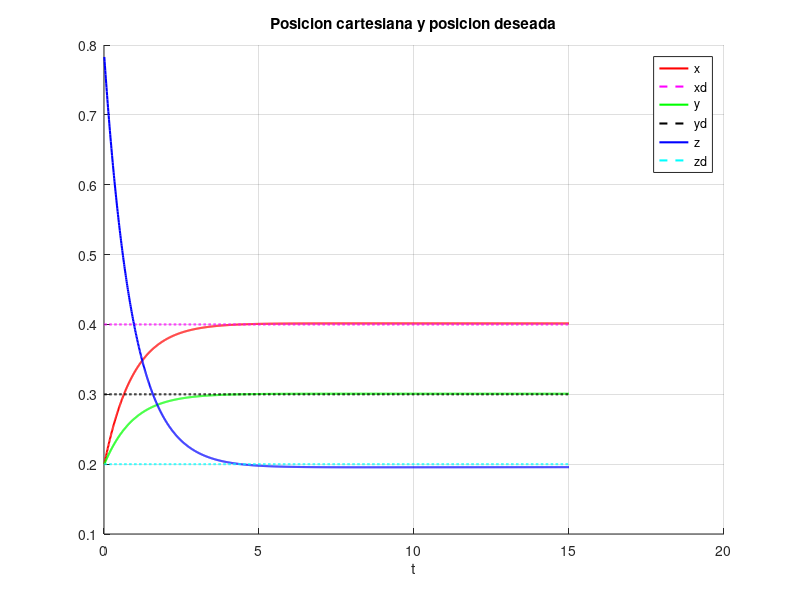
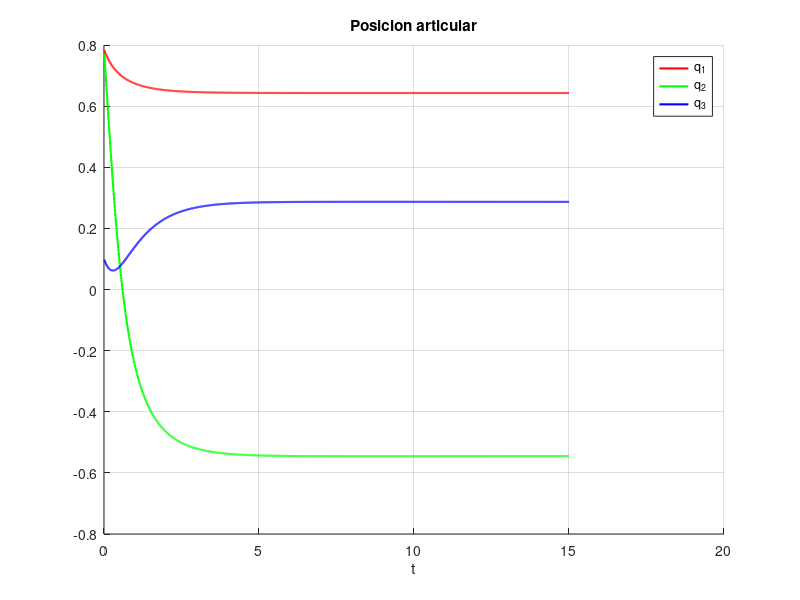
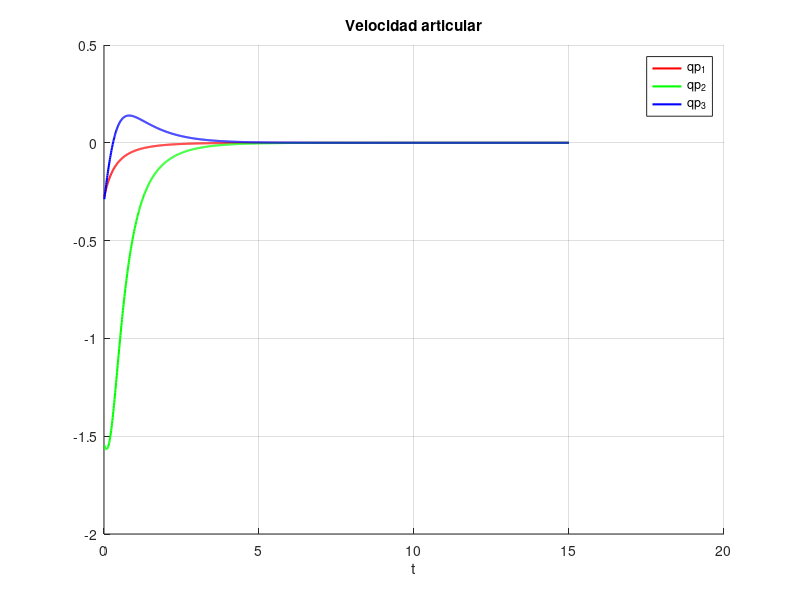
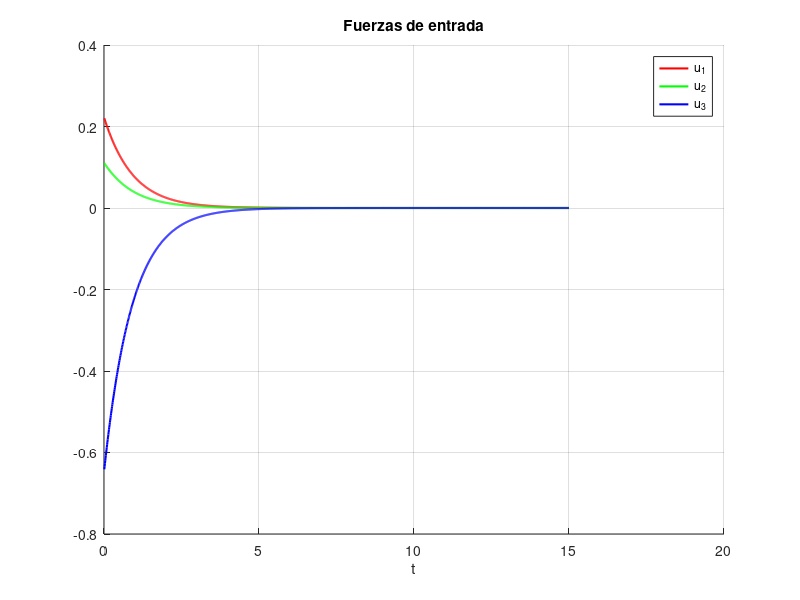

Write the MATLAB code that produced these figures, in order.
close all; 
clear; clc;

x_d = [0.4 0.3 0.2]'; % Posicion cartesiana deseada
q = [pi/4 pi/4 0.1]'; % Posicion articular inicial
u = [0 0 0]'; % Fuerza externa

% Ganancias
kp = [1 1 1]'; % Ganancias proporcionales
ki = [0.01 0.01 0.01]'; % Ganancias integrales
kd = [0.001 0.001 0.001]'; % Ganancias derivativas

% Errores PID
ep = [0 0 0]'; % P
ei = ep; % I
ed = ep; % D
e_old = ep; % Error en paso anterior

t = 0.01; % Tiempo de integracion
S = 15; % Tiempo total de simulacion

% Manipulador
l_1 = 0.5;
l_2 = 0.3;

% Matrices de transformacion
T_01 = @(q) [cos(q(1)) 0 sin(q(1)) 0; sin(q(1)) 0 -cos(q(1)) 0; 0 1 0 l_1; 0 0 0 1];
T_12 = @(q) [cos(q(2)) -sin(q(2)) 0 l_2*cos(q(2)); sin(q(2)) cos(q(2)) 0 l_2*sin(q(2)); 0 0 1 0; 0 0 0 1];
T_23 = @(q) [1 0 0 q(3); 0 1 0 0; 0 0 1 0; 0 0 0 1];

% Matriz Jacobiana
J = @(q) [-(q(3)+l_2)*sin(q(1))*cos(q(2)) -(q(3)+l_2)*cos(q(1))*sin(q(2)) cos(q(1))*cos(q(2));
          (q(3)+l_2)*cos(q(1))*cos(q(2)) -(q(3)+l_2)*sin(q(1))*sin(q(2)) cos(q(2))*sin(q(1));
          0 (q(3)+l_2)*cos(q(2)) sin(q(2))];
      
% Matrices para graficas
q_plot = zeros(3, S / t);
qp_plot = zeros(3, S / t);
x_plot = zeros(3, S / t);
xd_plot = zeros(3, S / t);
u_plot = zeros(3, S / t);
time = t : t : S; % Vector de tiempo      
      
% Simulacion
for i = 1 : S/t
    % Calcular posicion cartesiana
    T_03 = T_01(q) * T_12(q) * T_23(q);
    x = T_03(1:3, 4);
    
    % Calcular errores
    ep = x_d - x; % Proporcional
    ei = ei + ep * t; % Integral
    ed = (ep - e_old)/t; % Derivativa
    
    % Fuerza de entrada (salida de red)
    u =  kp.*ep + ki.*ei + kd.*ed;
    
    % Calcular velocidad y posicion articular
    q_p = pinv(J(q))*u;
    q = q + q_p * t;
    
    % Guardar para las graficas
    q_plot(:, i) = q;
    qp_plot(:, i) = q_p;
    x_plot(:, i) = x;
    xd_plot(:, i) = x_d;
    u_plot(:, i) = u;
end

% Graficas
figure(1)
grid on
hold on
plot(time, x_plot(1, :), 'r', 'LineWidth', 1.5);
plot(time, xd_plot(1, :), '--m', 'LineWidth', 1.5);
plot(time, x_plot(2, :), 'g', 'LineWidth', 1.5);
plot(time, xd_plot(2, :), '--k', 'LineWidth', 1.5);
plot(time, x_plot(3, :), 'b', 'LineWidth', 1.5);
plot(time, xd_plot(3, :), '--c', 'LineWidth', 1.5);
xlabel('t')
legend('x', 'xd', 'y', 'yd', 'z', 'zd')
title('Posicion cartesiana y posicion deseada')

figure(2)
grid on
hold on
plot(time, q_plot(1, :), 'r', 'LineWidth', 1.5);
plot(time, q_plot(2, :), 'g', 'LineWidth', 1.5);
plot(time, q_plot(3, :), 'b', 'LineWidth', 1.5);
xlabel('t')
legend('q_1', 'q_2', 'q_3')
title('Posicion articular')

figure(3)
grid on
hold on
plot(time, qp_plot(1, :), 'r', 'LineWidth', 1.5);
plot(time, qp_plot(2, :), 'g', 'LineWidth', 1.5);
plot(time, qp_plot(3, :), 'b', 'LineWidth', 1.5);
xlabel('t')
legend('qp_1', 'qp_2', 'qp_3')
title('Velocidad articular')

figure(4)
grid on
hold on
plot(time, u_plot(1, :), 'r', 'LineWidth', 1.5);
plot(time, u_plot(2, :), 'g', 'LineWidth', 1.5);
plot(time, u_plot(3, :), 'b', 'LineWidth', 1.5);
xlabel('t')
legend('u_1', 'u_2', 'u_3')
title('Fuerzas de entrada')